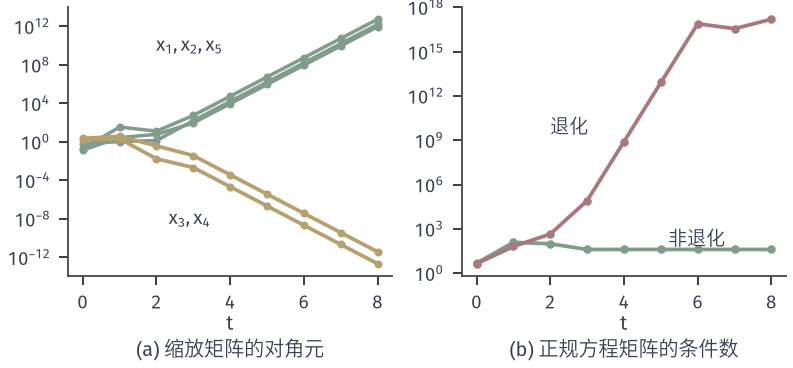

Recreate this plot in Python.
from pathlib import Path
import sys
ROOT = next(p for p in Path(__file__).resolve().parents if (p/"build.sh").is_file() and (p/"tex/book.tex").is_file())
sys.path.insert(0, str(ROOT/"figures/05-optimization/01-linear-programming/matplotlib/lpipm-common"))
from ipm_plot import *
OUT = Path(__file__).resolve().parent

# Scaling matrix entries and the conditioning of the normal matrix: factory LP and a degenerate variant.
x0 = np.array([1., 1., 5., 7., 2.]); y0 = -3. * np.ones(3); s0 = C_FAC - A_FAC.T @ y0
h = predictor_corrector(A_FAC, B_FAC, C_FAC, x0, y0, s0, eta=.99, tol=1e-9)
T = [r['t'] for r in h]; D = np.array([r['x'] / r['s'] for r in h])
K = [np.linalg.cond((A_FAC * d) @ A_FAC.T) for d in D]
# Degenerate variant: the extra constraint x1+x2+x6=6 is also active at (4,2).
A2 = np.hstack([np.vstack([A_FAC, [1., 1., 0., 0., 0.]]), [[0.], [0.], [0.], [1.]]])
b2 = np.append(B_FAC, 6.); c2 = np.append(C_FAC, 0.)
x2 = np.array([1., 1., 5., 7., 2., 4.]); y2 = -3. * np.ones(4); s2 = c2 - A2.T @ y2
h2 = predictor_corrector(A2, b2, c2, x2, y2, s2, eta=.99, tol=1e-9)
T2 = [r['t'] for r in h2]; K2 = [np.linalg.cond((A2 * (r['x'] / r['s'])) @ A2.T) for r in h2]
fig, (a, b) = figure(width_mm=112, height_mm=52, ncols=2)
for i in (0, 1, 4): a.semilogy(T, D[:, i], color=GREEN, lw=1.4, marker='o', ms=2.2)
for i in (2, 3): a.semilogy(T, D[:, i], color=YELLOW, lw=1.5, marker='o', ms=2.2)
a.text(2.9, 3e9, '$x_1,x_2,x_5$', fontsize=7.5, ha='center'); a.text(2.9, 3e-9, '$x_3,x_4$', fontsize=7.5, ha='center')
xlab(a, '$t$', '(a) 缩放矩阵的对角元')
b.semilogy(T, K, color=GREEN, lw=1.5, marker='o', ms=2.4)
b.semilogy(T2, K2, color=RED, lw=1.5, marker='o', ms=2.4)
b.text(5.2, 80, '非退化', fontsize=7.5); b.text(2.0, 3e9, '退化', fontsize=7.5)
xlab(b, '$t$', '(b) 正规方程矩阵的条件数')
save(fig, OUT, 'figure', {'rounds': len(h) - 1, 'cond': [float(k) for k in K], 'cond_degenerate': [float(k) for k in K2]})
print(T, [f'{k:.3g}' for k in K], [f'{k:.3g}' for k in K2])
